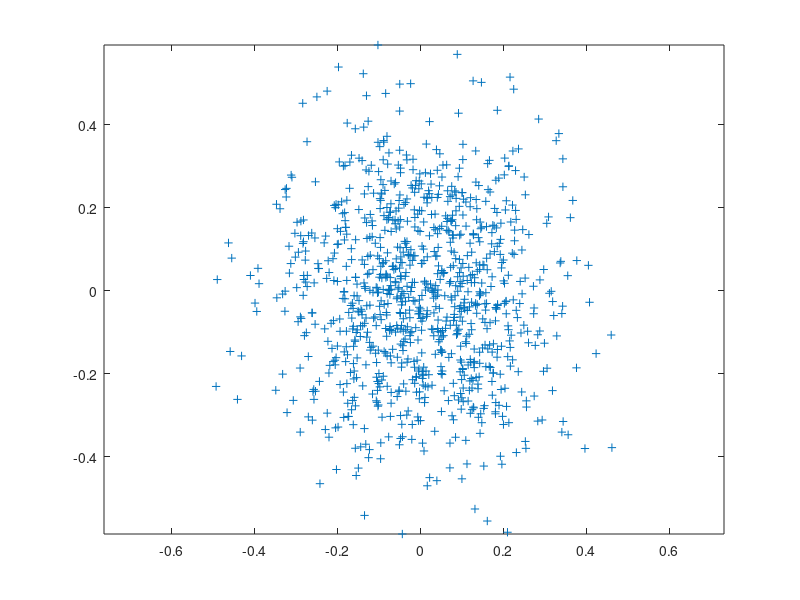

This figure's MATLAB source: (Note: this script raises an error after producing the figure.)
% [inputs,targets] = cancer_dataset;
% hiddenLayerSize = 10;
% net = patternnet(hiddenLayerSize);
% 
% net.divideParam.trainRatio = 70/100;
% net.divideParam.valRatio   = 15/100;
% net.divideParam.testRatio  = 15/100;
% 
% 
% [net,tr] = train(net,inputs,targets);
% 
% outputs = net(inputs);
% errors = gsubtract(targets,outputs);
% performance = perform(net,targets,outputs)
% 
% tInd = tr.testInd;
% tstOutputs = net(inputs(:,tInd));
% tstPerform = perform(net,targets(:,tInd),tstOutputs)

% ---------------------------------------------------------------------------
% map = magmap_construction('mats',.5);
% plot(map(:,1),map(:,2),'x')
% ---------------------------------------------------------------------------

err_cnt = 0;
for i = 1:1000
    try 
        a = rand(3); 
        c = cov(a) + .0001 * eye(3); 
        m = mean(a); 
        mvnpdf(a, m, c);
    catch me
        err_cnt = err_cnt + 1;
    end
end
%%
close all
n = 1000;
mu = [0,0];
% sigma = [0.10409786, 0.13461109; 0.13461109, 0.29744705];
% sigma = [1.43724175 -0.93884837;-0.93884837  0.74606608];
% sigma = [-0.3 0;0  0.03];
sigma = [0.02765426 0;0  0.04181993];

% sigma = [0.27791309 0.22856106;0.22856106 0.16106075];
% sigma = [1.89159163 -0.62949285;-0.62949285  0.16227452];


eigenS = eig(sigma)
sigma - sigma.'
S = sigma' * sigma
S2 = (sigma + sigma')/2

mvnRand = mvnrnd(mu,S2,n);
plot(mvnRand(:,1),mvnRand(:,2),'+')
axis equal
sdf(gcf,'sj')

%%
SIGMA = [1.89159163 -0.62949285;-0.62949285  0.16227452];
R = mvtrnd(SIGMA,3,100);
